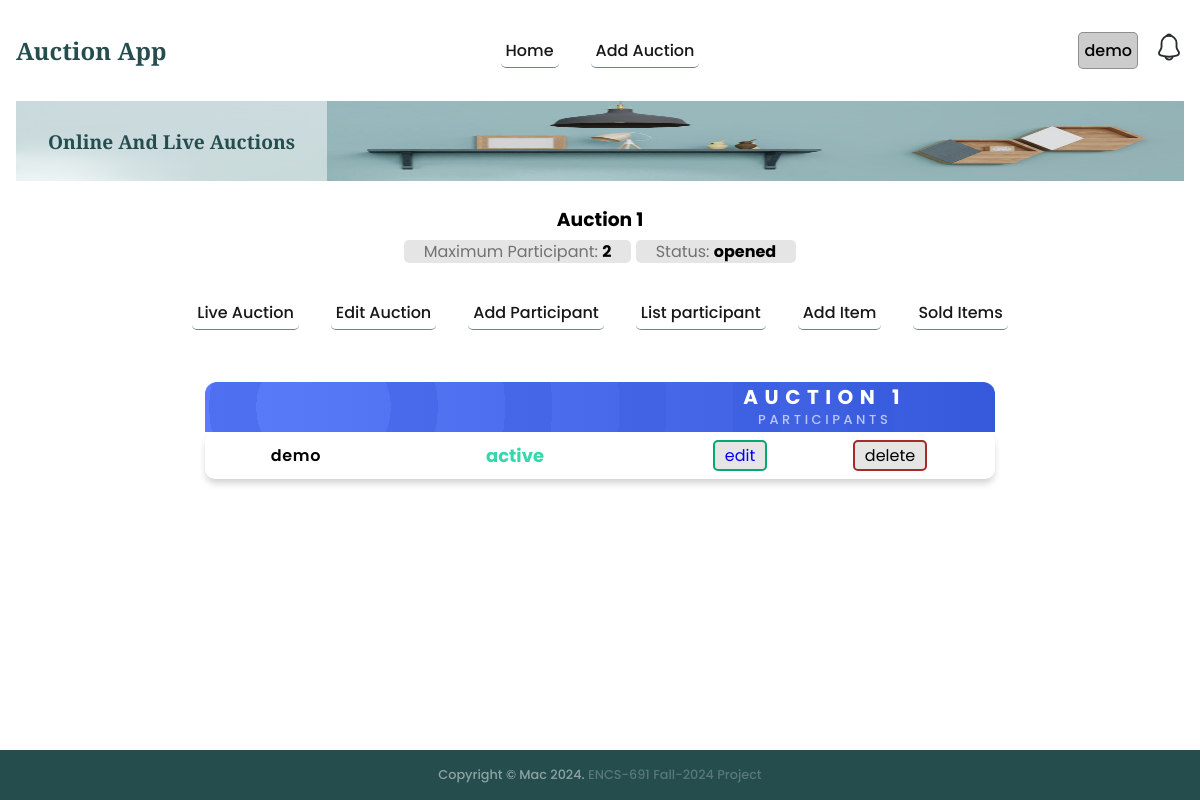
Screenshot of /auction/1/participant/list (signed in) with the database file from the repository.
### auctions/models.py (models this page shows, shortened)
class Auction(models.Model):
    name = models.CharField(max_length=200)
    description = models.CharField(max_length=200)
    status = models.CharField(max_length=200, default='opened')
    auction1 = models.CharField(max_length=200, default='0')
    maxparticipant = models.CharField(max_length=200, default='0')
    username = models.CharField(max_length=200, default='-')
    createdat = models.DateTimeField(default=timezone.now)

class Participant(models.Model):
    auctionid = models.CharField(max_length=200)
    userid = models.CharField(max_length=200)
    username = models.CharField(max_length=200)
    status = models.CharField(max_length=200)
    createdat = models.DateTimeField(default=timezone.now)

### auctions/views.py (the view)
# urls.py: path('auction/<int:id>/participant/list', views.listParticipants, name='listParticipant'),
@login_required
def listParticipants(req, id):
    auction = getRecordByPk(Auction, id)
    auctionContext = {'auction': auction}
    try:
        participants = Participant.objects.filter(auctionid=id, status__in=participantStatus)
    except Exception as e:
        logging.error(f'listParticipants: {e}')
        error(request=req, message='An error occured. Try again.')
        return render(req, 'auctions/listParticipant.html', context=auctionContext)
    else:
        canEdit = False
        if req.user.username.lower() == auction.username.lower():
            canEdit = True
        context = {'participants': participants, **auctionContext, 'canEdit':canEdit}
        return render(req, 'auctions/listParticipant.html', context=context)

### auctions/utils.py (called while the page is built)
def getRecordByPk(model, id):
    try:
        record = model.objects.get(pk=id)
    except (KeyError, model.DoesNotExist):
        logging.error('getRecordByPk: model does not exist')
        return None
    else:
        return record

### templates/auctions/listParticipant.html
{% extends "auctions/auctionBase.html" %}
{% block auction_content %}
<div class="participant__main">
  <div class="participant">
    <header>
      <h1 class="participant__title">
        <span class="participant__title--top">{{auction.name}}</span>
        <span class="participant__title--bottom">participants</span>
      </h1>
    </header>
    <main class="participant__profiles">
      {% if participants %}
        {% for participant in participants %}
          <article id="{{participant.id}}" class="participant__profile">
            <span class="participant__name">{{participant.username}}</span>
            <span class="participant__value">{{participant.status}}</span>
            {% if canEdit %}
            <span><a class="participant__edit" href="{% url 'auctions:editParticipant' auction.id participant.id %}">edit</a></span>
            <span><a class="participant__delete" url="{% url 'auctions:deleteParticipant' auction.id participant.id %}">delete</a></span>
            {% endif %}
          </article>
        {% endfor %}
      {% else %}
        <div class="auction-notice">No active participant found</div>
      {% endif %}
    </main>
  </div>
</div>
{% endblock %}

### templates/auctions/auctionBase.html
{% extends "base.html" %}
{% block content %}
<section class="section__container product__container" id="product">
    <div class="auctionbase__header">
        <a href="{% url 'auctions:auctionIndex' auction.id %}">
            <h3>{{auction.name}}</h3>
            <span>Maximum Participant: <strong>{{auction.maxparticipant}}</strong></span>
            <span>Status: <strong>{{auction.status}}</strong></span>
        </a>
    </div>
    <nav>
        <ul class="nav__links auction__nav__links" id="nav-links">
            {% if auction %}
            <li><a href="{% url 'auctions:auctionIndex' auction.id %}">Live Auction</a></li>
            <li><a href="{% url 'auctions:editAuction' auction.id %}">Edit Auction</a></li>
            <li><a href="{% url 'auctions:addParticipant' auction.id %}">Add Participant</a></li>
            <li><a href="{% url 'auctions:listParticipant' auction.id %}">List participant</a></li>
            <li><a href="{% url 'auctions:addItem' auction.id %}">Add Item</a></li>
            <li><a href="{% url 'auctions:getSoldItems' auction.id %}">Sold Items</a></li>
            {% endif %}
        </ul>
    </nav>
    {% include "auctions/message.html" %}
    {% block auction_content %}{% endblock %}
</section>
{% endblock %}

### templates/base.html (shortened to what this page needs)
{% load static %}
<!DOCTYPE html>
<html lang="en">
<head>
  <link rel="stylesheet" href="{% static 'css/styles.css' %}" />
</head>
<body>
  <div id="main-container">
    <nav>
      <div class="nav__header">
        <div class="nav__logo">
          <a href="{% url 'auctions:index' %}" class="logo">Auction App</a>
        </div>
      </div>
      <ul class="nav__links" id="nav-links">
        <li><a href="{% url 'auctions:index' %}">Home</a></li>
        <li><a href="{% url 'auctions:addAuction' %}">Add Auction</a></li>
      </ul>
      <div class="nav__notification" id="nav-notification">
        {% if user.is_authenticated %}
        <div class="user-container">
          <div id="systemuser">{{user.username}}</div>
        </div>
        <div class="notification-icon" hx-get="{% url 'auctions:notification' %}?type=list" hx-target="#modal-content">
        </div>
        {% else %}
        <a href="{% url 'users:login' %}">Login</a>
        {% endif %}
      </div>
    </nav>
    <header class="section__container header__container" id="home">
      <div class="header__image">
        <img src="{% static 'images/header.png' %}" alt="header" />
      </div>
      <div class="header__content">
        <div>
          <h1>Online And Live Auctions</h1>
        </div>
      </div>
    </header>
    {% block content %}{% endblock %}
  </div>
  <footer class="footer" id="contact">
    <div class="footer__bar">
      Copyright © Mac 2024. <span class="footer-span">ENCS-691 Fall-2024 Project</span>
    </div>
  </footer>
</body>
</html>

### rows the page displays
Auction: name "Auction 1", maxparticipant "2", status "opened", name "AUCTION 1"
Participant: username "demo", status "active"

### other values shown
{{ user.username }} "demo"
